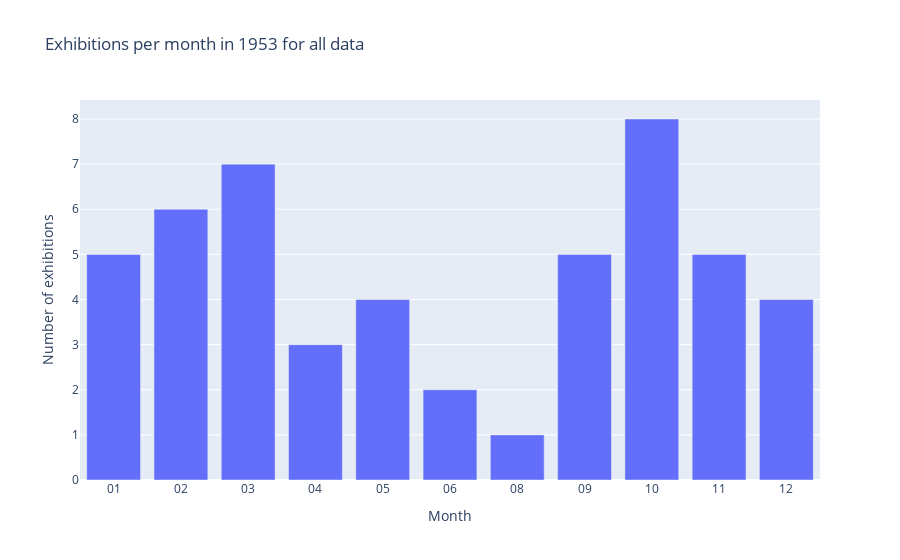

The notebook cell this image was saved under:
### Code cell
def display_graph_month(selected_year):
    number_ex_by_month = {}
    
    # open event summary file
    with open(os.path.join(output_activity_dir,  data_file), 'r') as json_file:
        data = json.load(json_file)

    # iterate over events
        for event in data.get("events"):
        # get start date for event
            start = event.get("start").split("T")[0]
        # get start year for event
            year = start.split("-")[0]
            month = start.split("-")[1]

            if (year == selected_year):
                if month in number_ex_by_month:
                    number_ex_by_month[month] += 1
                else:
                    number_ex_by_month[month] = 1
    
        number_ex_by_month = SortedDict(number_ex_by_month)
        x_values = number_ex_by_month.keys()
        y_values = number_ex_by_month.values()

        if bool(number_ex_by_month) == False:
            print("")
            return 
        fig = px.bar(x=x_values, y=y_values, 
        labels={"x": "Month", "y": "Number of exhibitions"},
        title="Exhibitions per month in " + selected_year + " for " + exhibition_data_type + " data" 
        )

        fig.show()




display_graph_month(str(selected_year))

### Figure 1 — Plotly figure (JSON) as saved in the notebook; plotly's stock layout.template omitted (floating-point values rounded to 4 significant figures)
{"data": [{"alignmentgroup": "True", "hovertemplate": "Month=%{x}<br>Number of exhibitions=%{y}<extra></extra>", "legendgroup": "", "marker": {"color": "#636efa", "pattern": {"shape": ""}}, "name": "", "offsetgroup": "", "orientation": "v", "showlegend": false, "textposition": "auto", "type": "bar", "x": ["01", "02", "03", "04", "05", "06", "08", "09", "10", "11", "12"], "xaxis": "x", "y": [5, 6, 7, 3, 4, 2, 1, 5, 8, 5, 4], "yaxis": "y"}], "layout": {"barmode": "relative", "legend": {"tracegroupgap": 0}, "title": {"text": "Exhibitions per month in 1953 for all data"}, "xaxis": {"anchor": "y", "domain": [0, 1], "title": {"text": "Month"}}, "yaxis": {"anchor": "x", "domain": [0, 1], "title": {"text": "Number of exhibitions"}}}}
